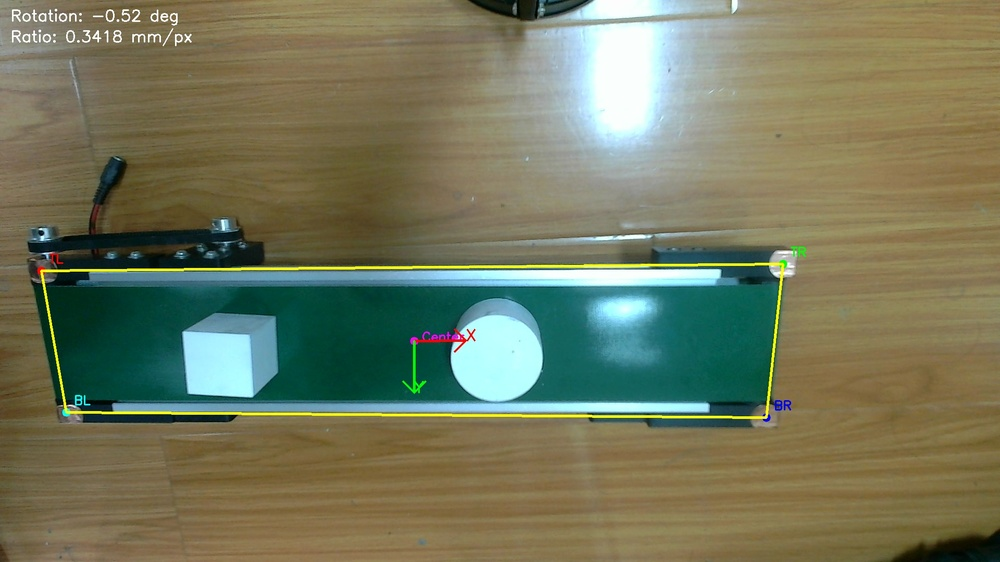
#> input picture vision_v11/1_manual_calibrated.jpg, 1000 x 562 px, shrunk from 1920 x 1080 before the run
$ python simple_test.py ../../1_manual_calibrated.jpg
#> lines starting #> are read from the running program, lines starting #| are printed output that depends on the picture; after the words box and inside, x2 and y2 are one past the last pixel; in counts of white or black regions, pixels touching at a corner belong together
"""
简单的圆形检测测试 - 不弹窗，直接保存结果
"""

import cv2
import numpy as np
import sys

def test_detection(image_path):
    """测试圆形检测并保存结果"""
#> called with image_path = '../../1_manual_calibrated.jpg'

    # 读取图像
    image = cv2.imread(image_path)
#> image is the input picture: shape (562, 1000, 3); mean B, G, R 92.6, 119.7, 116
    if image is None:
        print(f"无法读取图像: {image_path}")
        return

    print(f"图像尺寸: {image.shape[1]}x{image.shape[0]}")
#| 图像尺寸: 1000x562

    # === 方法1: 霍夫圆检测 ===
    gray = cv2.cvtColor(image, cv2.COLOR_BGR2GRAY)
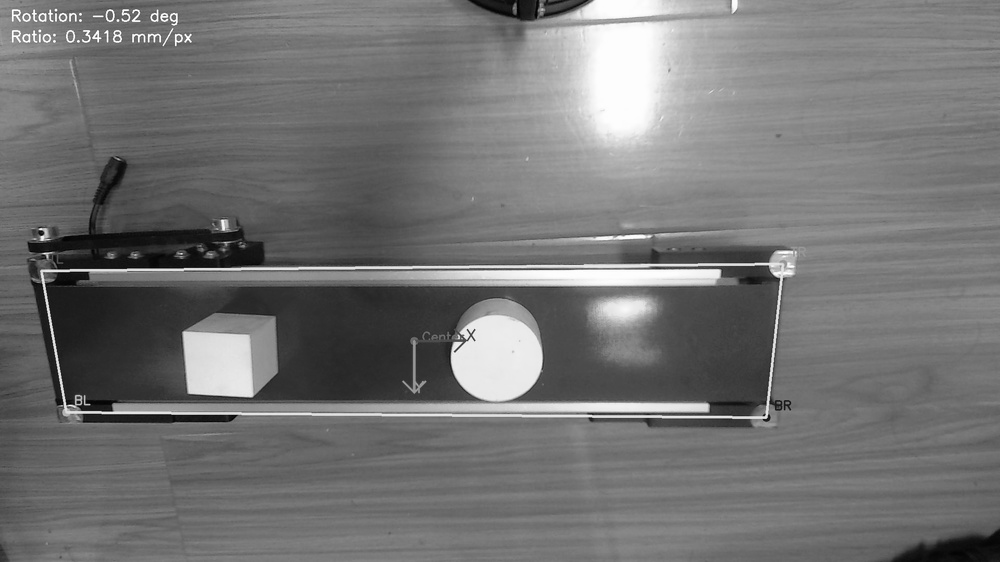
#> gray: shape (562, 1000); min 2, max 255, mean 115.6
    gray_blur = cv2.GaussianBlur(gray, (9, 9), 2)
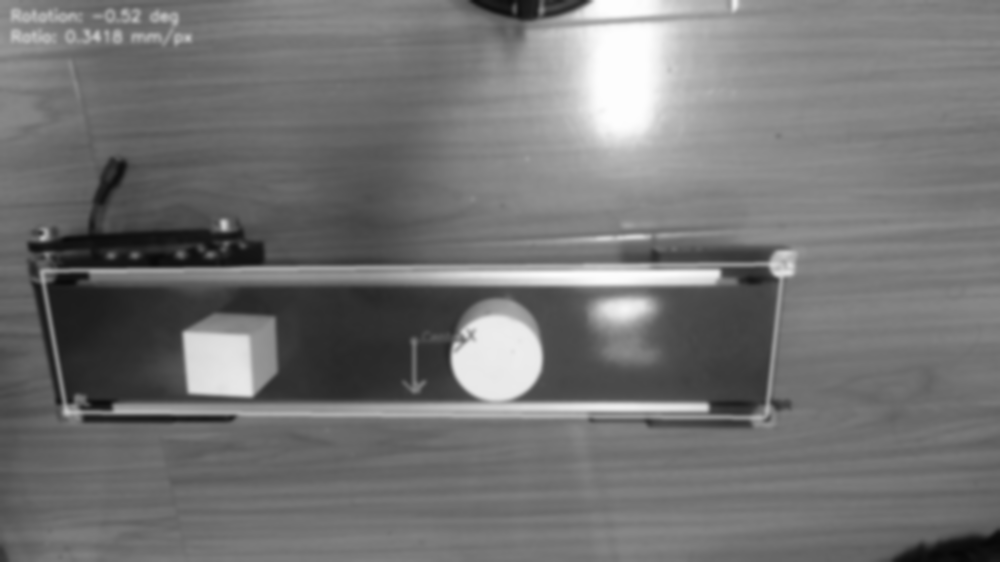
#> gray_blur: shape (562, 1000); min 7, max 253, mean 115.6

    circles = cv2.HoughCircles(
        gray_blur,
        cv2.HOUGH_GRADIENT,
        dp=1,
        minDist=50,
        param1=50,
        param2=30,
        minRadius=15,
        maxRadius=80
    )
#> circles = [[493.5, 357.5, 43]]

    result1 = image.copy()
    if circles is not None:
        circles = np.uint16(np.around(circles))
#> circles = [[494, 358, 43]]
        print(f"\n霍夫圆检测: 找到 {len(circles[0])} 个圆")
#| 霍夫圆检测: 找到 1 个圆
        for i, (x, y, r) in enumerate(circles[0, :]):
            print(f"  圆{i}: 中心=({x}, {y}), 半径={r}")
            cv2.circle(result1, (x, y), r, (0, 255, 0), 3)
            cv2.circle(result1, (x, y), 2, (0, 0, 255), -1)
            cv2.putText(result1, f"{i}", (x+10, y-10),
                       cv2.FONT_HERSHEY_SIMPLEX, 1, (255, 0, 0), 2)
#> this loop made 1 pass
#|   圆0: 中心=(494, 358), 半径=43
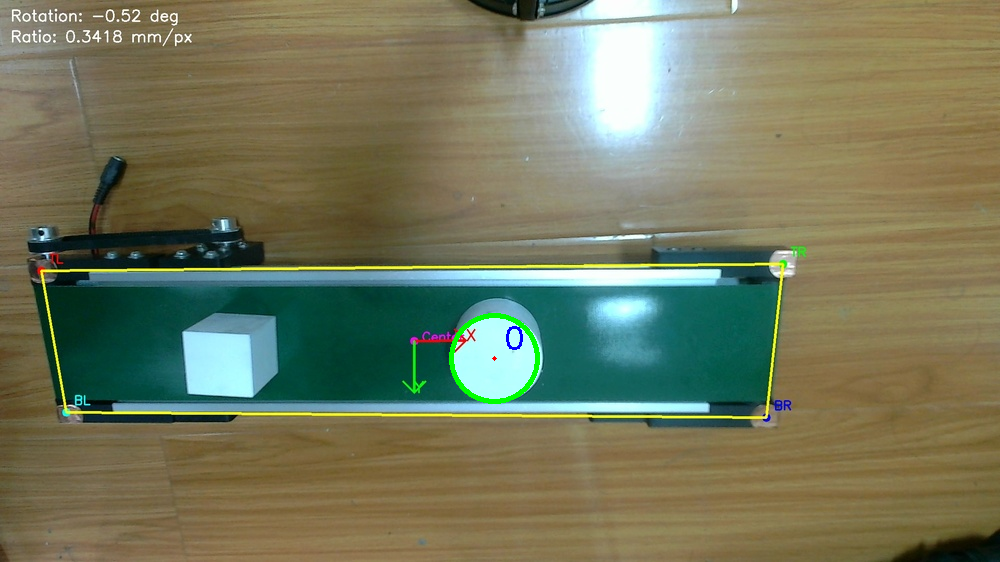
#> result1: shape (562, 1000, 3); 0.27% of pixels changed, all inside (x1, y1, x2, y2) = (449, 313, 540, 404)
    else:
        print("\n霍夫圆检测: 未找到圆")

    cv2.imwrite('result_hough.jpg', result1)
    print("已保存: result_hough.jpg")

    # === 方法2: 颜色分割 ===
    hsv = cv2.cvtColor(image, cv2.COLOR_BGR2HSV)
#> hsv: shape (562, 1000, 3); mean H, S, V 39.6, 111.8, 131

    # 白色范围
    lower_white = np.array([0, 0, 200])
    upper_white = np.array([180, 30, 255])
    mask = cv2.inRange(hsv, lower_white, upper_white)
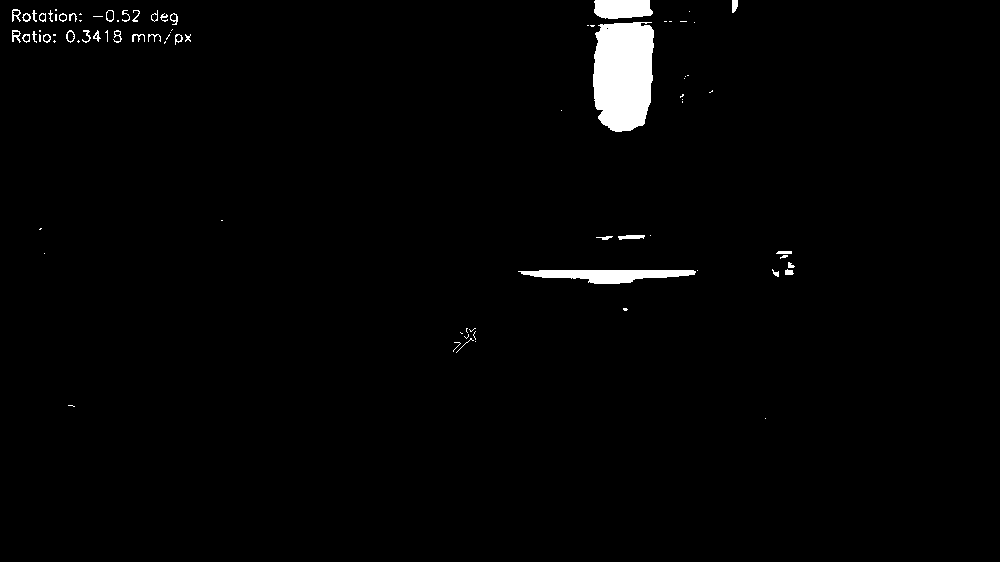
#> mask: shape (562, 1000); 1.7% white; 83 white regions (47 under 20 px), largest, box (x1, y1, x2, y2) and area: (593, 22, 654, 132) 5769, (518, 270, 696, 284) 1553, (594, 0, 653, 19) 984

    # 形态学处理
    kernel = cv2.getStructuringElement(cv2.MORPH_ELLIPSE, (5, 5))
#> kernel = [[0, 0, 1, 0, 0], [1, 1, 1, 1, 1], [1, 1, 1, 1, 1], [1, 1, 1, 1, 1], [0, 0, 1, 0, 0]]
    mask = cv2.morphologyEx(mask, cv2.MORPH_CLOSE, kernel)
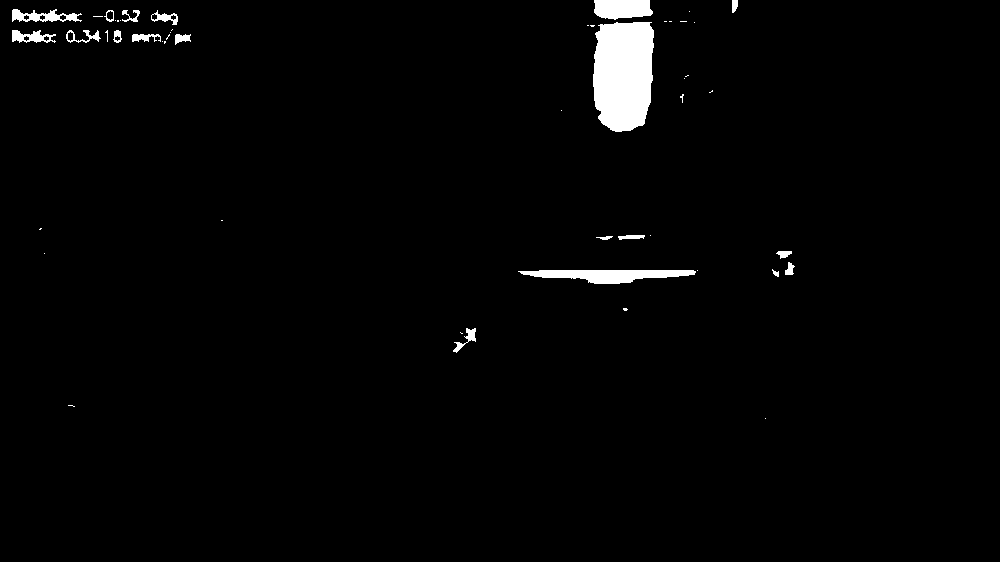
#> mask: shape (562, 1000); 1.9% white; 50 white regions (31 under 20 px), largest, box (x1, y1, x2, y2) and area: (593, 22, 654, 132) 5800, (518, 270, 696, 284) 1558, (594, 0, 653, 20) 987
    mask = cv2.morphologyEx(mask, cv2.MORPH_OPEN, kernel)
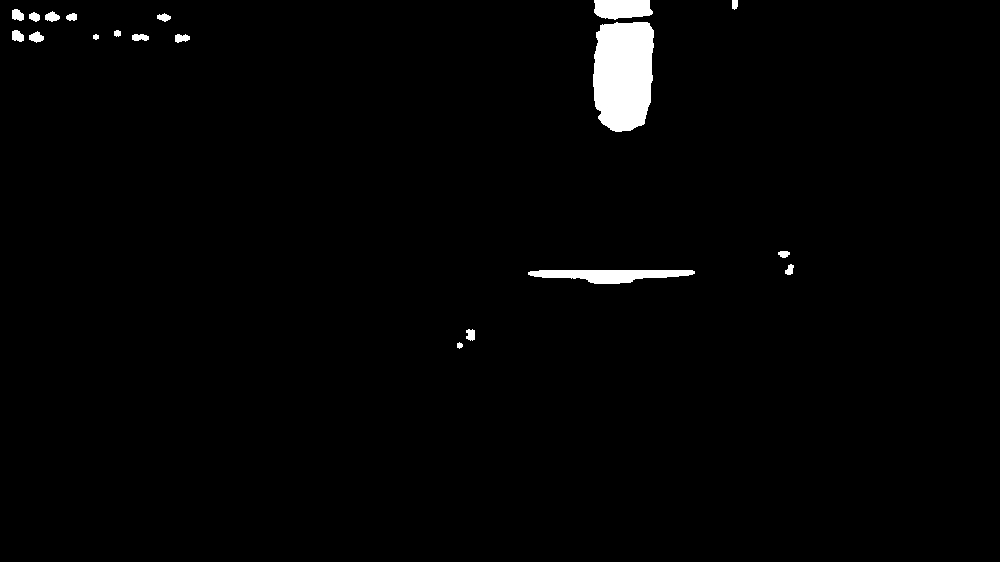
#> mask: shape (562, 1000); 1.7% white; 19 white regions

    cv2.imwrite('result_mask.jpg', mask)
    print("已保存: result_mask.jpg")

    # 查找轮廓
    contours, _ = cv2.findContours(mask, cv2.RETR_EXTERNAL, cv2.CHAIN_APPROX_SIMPLE)
#> contours = 19 contours, 1 with area under 20; largest, box (x1, y1, x2, y2) and area: (593, 22, 654, 132) 5641, (528, 270, 695, 284) 1350, (594, 0, 653, 20) 916, (29, 31, 44, 43) 96, (12, 30, 24, 42) 93

    result2 = image.copy()
    valid_circles = []

    print(f"\n颜色分割: 找到 {len(contours)} 个轮廓")
#| 颜色分割: 找到 19 个轮廓

    for i, contour in enumerate(contours):
        area = cv2.contourArea(contour)
        if area < 300:
            continue

        perimeter = cv2.arcLength(contour, True)
        if perimeter == 0:
            continue

        circularity = 4 * np.pi * area / (perimeter ** 2)
        (x, y), radius = cv2.minEnclosingCircle(contour)

        print(f"  轮廓{i}: 面积={area:.0f}, 圆度={circularity:.3f}, 半径={radius:.1f}")

        if circularity > 0.6 and 15 < radius < 80:
            valid_circles.append((int(x), int(y), int(radius)))
            cv2.circle(result2, (int(x), int(y)), int(radius), (0, 255, 0), 3)
            cv2.circle(result2, (int(x), int(y)), 2, (0, 0, 255), -1)
            cv2.putText(result2, f"{len(valid_circles)-1}", (int(x)+10, int(y)-10),
                       cv2.FONT_HERSHEY_SIMPLEX, 1, (255, 0, 0), 2)
#> this loop made 19 passes
#> area on passes 1, 2, 4, 5, 6, 7, 9, 10, 11, 13, 14, 15: 21, 68.5, 51.5, 49, 79.5, 77.5, 95.5, 29, 93, 63.5, 53.5, 64
#> (area, perimeter, circularity, x, y, radius) on passes 3, 12, 19: (1350, 347.9, 0.14, 611, 272.5, 83.01), (5641, 320.5, 0.69, 626.8, 75.27, 56.97), (916, 146.3, 0.538, 623, 6.5, 29.72)
#|   轮廓2: 面积=1350, 圆度=0.140, 半径=83.0
#|   轮廓11: 面积=5641, 圆度=0.690, 半径=57.0
#|   轮廓18: 面积=916, 圆度=0.538, 半径=29.7
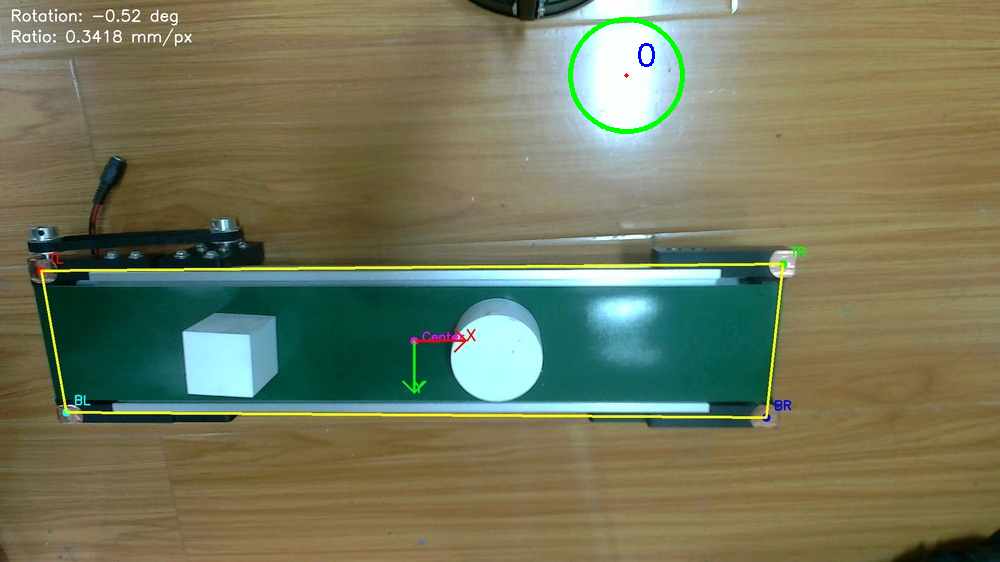
#> result2: shape (562, 1000, 3); 0.34% of pixels changed, all inside (x1, y1, x2, y2) = (568, 17, 685, 134)
#> after the loop, valid_circles = [(626, 75, 56)]

    print(f"颜色分割: 找到 {len(valid_circles)} 个有效圆")
#| 颜色分割: 找到 1 个有效圆

    cv2.imwrite('result_color.jpg', result2)
    print("已保存: result_color.jpg")

    # === 如果找到4个圆，进行排序 ===
    if len(valid_circles) == 4:
        print("\n找到4个圆，进行角点排序:")
        points = np.array([(x, y) for x, y, r in valid_circles])

        # 计算质心
        centroid = np.mean(points, axis=0)

        # 按角度排序
        angles = np.arctan2(points[:, 1] - centroid[1],
                           points[:, 0] - centroid[0])
        angles = (angles + np.pi * 5/4) % (2 * np.pi)
        sorted_indices = np.argsort(angles)

        sorted_points = points[sorted_indices]

        corner_names = ['左上', '右上', '右下', '左下']
        result3 = image.copy()
        colors = [(0, 0, 255), (0, 255, 0), (255, 0, 0), (255, 255, 0)]

        for i, (point, name, color) in enumerate(zip(sorted_points, corner_names, colors)):
            x, y = int(point[0]), int(point[1])
            print(f"  {name}: ({x}, {y})")
            cv2.circle(result3, (x, y), 30, color, 3)
            cv2.putText(result3, name, (x+15, y-15),
                       cv2.FONT_HERSHEY_SIMPLEX, 0.8, color, 2)

        # 绘制边界
        corners_int = sorted_points.astype(np.int32)
        cv2.polylines(result3, [corners_int], True, (0, 255, 255), 3)

        # 绘制中心
        center = tuple(centroid.astype(int))
        cv2.circle(result3, center, 5, (255, 0, 255), -1)
        cv2.putText(result3, 'Center', (center[0]+10, center[1]),
                   cv2.FONT_HERSHEY_SIMPLEX, 0.8, (255, 0, 255), 2)

        cv2.imwrite('result_sorted.jpg', result3)
        print("已保存: result_sorted.jpg")

    print("\n测试完成!")

if __name__ == '__main__':
    if len(sys.argv) < 2:
        print("用法: python simple_test.py <image_path>")
    else:
        test_detection(sys.argv[1])
